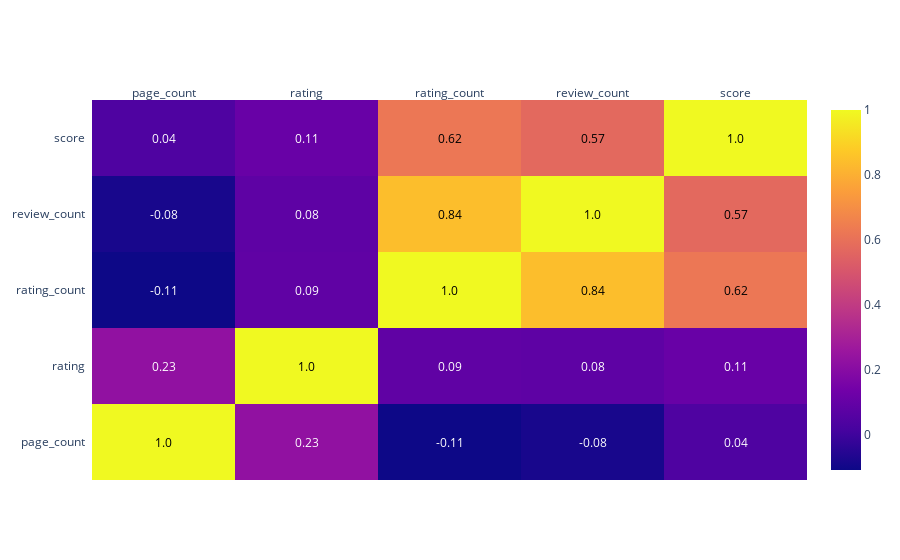

Write notebook code for a chart like this one.
### Markdown cell above
## Finding the correlation between various entities.
* page_count: Total number of pages in the book.
* rating: Average rating of the book.
* rating_count: The total numberr of people who have rated the book.
* review_count: Total number of review for the book.
* score: It is based on multiple factors, including the number of people who have voted for it and 
  how highly those voters ranked the book.

### Code cell
corr_mat = df_goodreads[['page_count',
       'rating', 'rating_count', 'review_count','score']].corr()
figure = ff.create_annotated_heatmap(
    z=corr_mat.values,
    x=list(corr_mat.columns),
    y=list(corr_mat.index),
    annotation_text=corr_mat.round(2).values,
    showscale=True)
figure

### Figure 1 — Plotly figure (JSON) as saved in the notebook; plotly's stock layout.template omitted (floating-point values rounded to 4 significant figures)
{"data": [{"colorscale": [[0, "#0d0887"], [0.1111, "#46039f"], [0.2222, "#7201a8"], [0.3333, "#9c179e"], [0.4444, "#bd3786"], [0.5556, "#d8576b"], [0.6667, "#ed7953"], [0.7778, "#fb9f3a"], [0.8889, "#fdca26"], [1, "#f0f921"]], "reversescale": false, "showscale": true, "type": "heatmap", "x": ["page_count", "rating", "rating_count", "review_count", "score"], "y": ["page_count", "rating", "rating_count", "review_count", "score"], "z": [[1, 0.2279, -0.1076, -0.08308, 0.03999], [0.2279, 1, 0.08765, 0.08238, 0.1094], [-0.1076, 0.08765, 1, 0.8426, 0.6225], [-0.08308, 0.08238, 0.8426, 1, 0.5732], [0.03999, 0.1094, 0.6225, 0.5732, 1]]}], "layout": {"annotations": [{"font": {"color": "#000000"}, "showarrow": false, "text": "1.0", "x": "page_count", "xref": "x", "y": "page_count", "yref": "y"}, {"font": {"color": "#FFFFFF"}, "showarrow": false, "text": "0.23", "x": "rating", "xref": "x", "y": "page_count", "yref": "y"}, {"font": {"color": "#FFFFFF"}, "showarrow": false, "text": "-0.11", "x": "rating_count", "xref": "x", "y": "page_count", "yref": "y"}, {"font": {"color": "#FFFFFF"}, "showarrow": false, "text": "-0.08", "x": "review_count", "xref": "x", "y": "page_count", "yref": "y"}, {"font": {"color": "#FFFFFF"}, "showarrow": false, "text": "0.04", "x": "score", "xref": "x", "y": "page_count", "yref": "y"}, {"font": {"color": "#FFFFFF"}, "showarrow": false, "text": "0.23", "x": "page_count", "xref": "x", "y": "rating", "yref": "y"}, {"font": {"color": "#000000"}, "showarrow": false, "text": "1.0", "x": "rating", "xref": "x", "y": "rating", "yref": "y"}, {"font": {"color": "#FFFFFF"}, "showarrow": false, "text": "0.09", "x": "rating_count", "xref": "x", "y": "rating", "yref": "y"}, {"font": {"color": "#FFFFFF"}, "showarrow": false, "text": "0.08", "x": "review_count", "xref": "x", "y": "rating", "yref": "y"}, {"font": {"color": "#FFFFFF"}, "showarrow": false, "text": "0.11", "x": "score", "xref": "x", "y": "rating", "yref": "y"}, {"font": {"color": "#FFFFFF"}, "showarrow": false, "text": "-0.11", "x": "page_count", "xref": "x", "y": "rating_count", "yref": "y"}, {"font": {"color": "#FFFFFF"}, "showarrow": false, "text": "0.09", "x": "rating", "xref": "x", "y": "rating_count", "yref": "y"}, {"font": {"color": "#000000"}, "showarrow": false, "text": "1.0", "x": "rating_count", "xref": "x", "y": "rating_count", "yref": "y"}, {"font": {"color": "#000000"}, "showarrow": false, "text": "0.84", "x": "review_count", "xref": "x", "y": "rating_count", "yref": "y"}, {"font": {"color": "#000000"}, "showarrow": false, "text": "0.62", "x": "score", "xref": "x", "y": "rating_count", "yref": "y"}, {"font": {"color": "#FFFFFF"}, "showarrow": false, "text": "-0.08", "x": "page_count", "xref": "x", "y": "review_count", "yref": "y"}, {"font": {"color": "#FFFFFF"}, "showarrow": false, "text": "0.08", "x": "rating", "xref": "x", "y": "review_count", "yref": "y"}, {"font": {"color": "#000000"}, "showarrow": false, "text": "0.84", "x": "rating_count", "xref": "x", "y": "review_count", "yref": "y"}, {"font": {"color": "#000000"}, "showarrow": false, "text": "1.0", "x": "review_count", "xref": "x", "y": "review_count", "yref": "y"}, {"font": {"color": "#000000"}, "showarrow": false, "text": "0.57", "x": "score", "xref": "x", "y": "review_count", "yref": "y"}, {"font": {"color": "#FFFFFF"}, "showarrow": false, "text": "0.04", "x": "page_count", "xref": "x", "y": "score", "yref": "y"}, {"font": {"color": "#FFFFFF"}, "showarrow": false, "text": "0.11", "x": "rating", "xref": "x", "y": "score", "yref": "y"}, {"font": {"color": "#000000"}, "showarrow": false, "text": "0.62", "x": "rating_count", "xref": "x", "y": "score", "yref": "y"}, {"font": {"color": "#000000"}, "showarrow": false, "text": "0.57", "x": "review_count", "xref": "x", "y": "score", "yref": "y"}, {"font": {"color": "#000000"}, "showarrow": false, "text": "1.0", "x": "score", "xref": "x", "y": "score", "yref": "y"}], "xaxis": {"dtick": 1, "gridcolor": "rgb(0, 0, 0)", "side": "top", "ticks": ""}, "yaxis": {"dtick": 1, "ticks": "", "ticksuffix": "  "}}}
